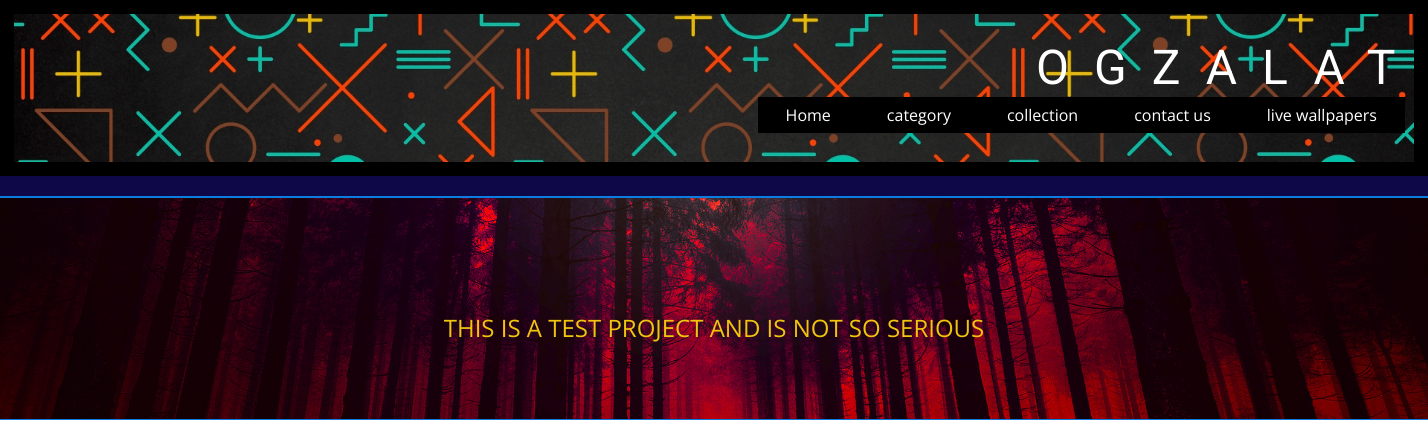
Page /animals/ on the earlier database version.
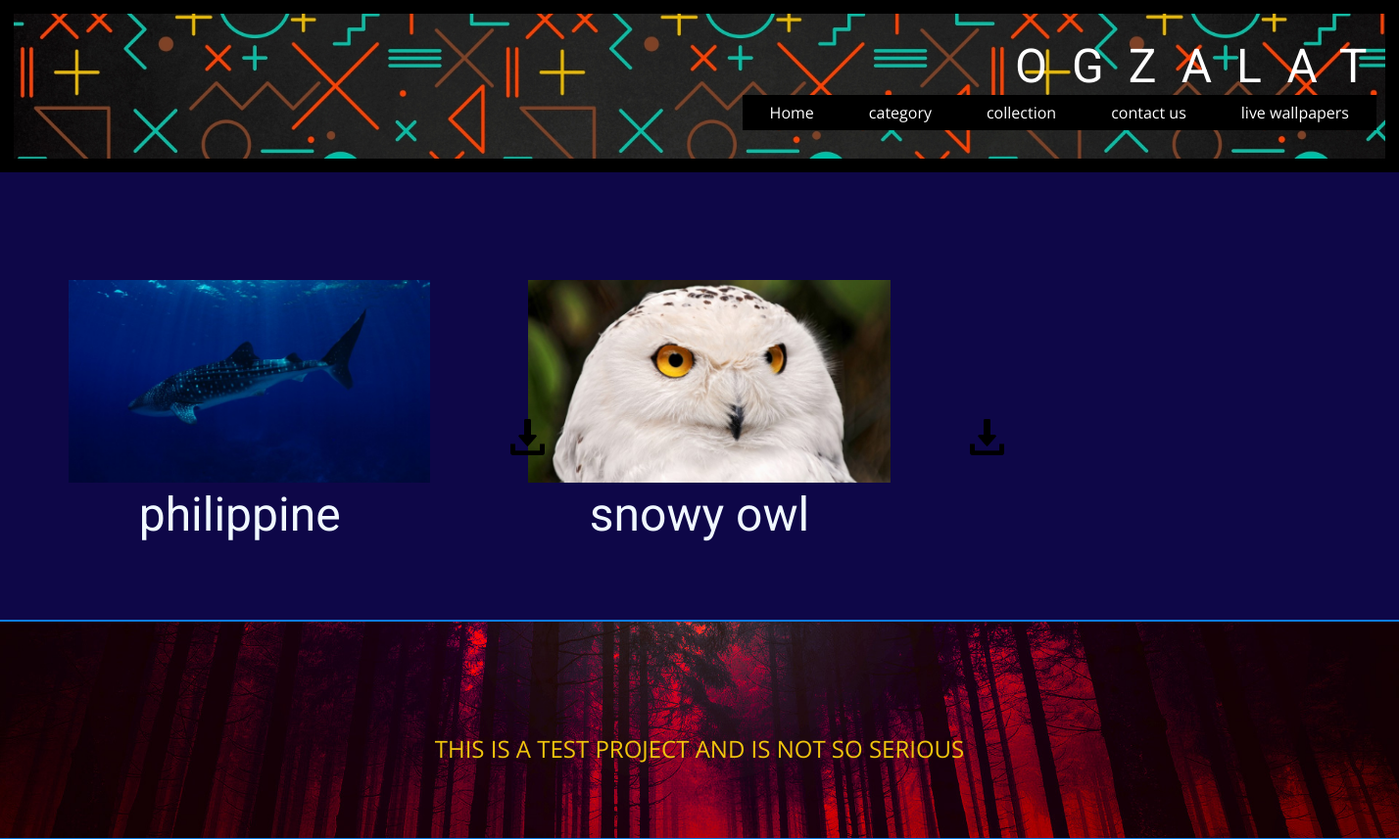
Same page on the later database version.
### wallpaper/models.py (models this page shows)
class Wallpaper(models.Model):
    title = models.CharField(max_length=225)
    image = models.ImageField(upload_to='image/')
    Wallpaper=models.ImageField(upload_to='walls/')
    created_time = models.DateTimeField(auto_now=True)
    CATEGORY = [
        ('GAMES' , 'Games'),
        ('NATURE' , 'Nature'),
        ('ABSTRACT' , 'Abstract'),
        ('CARS' , 'Cars'),
        ('ANIMALS' , 'Animals') ,
        ('ARCHITECTURE' , 'Architecture'),
        ('SPACE' , 'Space'),
        ('RANDOM' , 'Random'),
    ]
    category = models.CharField(max_length=15, choices=CATEGORY , default='Random')
    def __str__(self) :
        return self.title

### wallpaper/views.py (the view)
# urls.py: path('animals/',views.animals,name='animals'),
def animals(request,):
    wall = Wallpaper.objects.all()
    context = {
        "photolist" : wall,
        "photocount" : wall.count()
    }
    return render(request ,'walls/category/animals.html',context)

### templates/walls/category/animals.html (shortened to what this page needs)
<!DOCTYPE html>
{% load static %}
<html style="font-size: 16px;" lang="en"><head>
    <link rel="stylesheet" href="{% static 'nicepage.css' %} " media="screen">
<link rel="stylesheet" href="{% static 'games.css' %} " media="screen">
</head>
  <body class="u-body u-xl-mode" data-lang="en"><header class="u-border-14 u-border-black u-clearfix u-header u-image u-header" id="sec-b83f" data-image-width="1920" data-image-height="1080"><div class="u-clearfix u-sheet u-sheet-1">
        <h3 class="u-text u-text-body-alt-color u-text-1">
          <span style="font-size: 48px;">OGZALAT</span>
        </h3>
        <nav class="u-menu u-menu-dropdown u-offcanvas u-menu-1">
          <div class="u-custom-menu u-nav-container">
            <ul class="u-nav u-unstyled u-nav-1"><li class="u-nav-item"><a class="u-active-black u-black u-button-style u-hover-palette-1-base u-nav-link u-text-active-white u-text-hover-white" href="{% url 'wall:home' %}" style="padding: 10px 28px;">Home</a>
</li><li class="u-nav-item"><a class="u-active-black u-black u-button-style u-hover-palette-1-base u-nav-link u-text-active-white u-text-hover-white" href="Home.html" style="padding: 10px 28px;">category</a><div class="u-nav-popup"><ul class="u-h-spacing-20 u-nav u-unstyled u-v-spacing-10">
</li>
</ul>
</div>
</li><li class="u-nav-item"><a class="u-active-black u-black u-button-style u-hover-palette-1-base u-nav-link u-text-active-white u-text-hover-white" href="{% url 'wall:collection' %}" style="padding: 10px 28px;">collection</a>
</li><li class="u-nav-item"><a class="u-active-black u-black u-button-style u-hover-palette-1-base u-nav-link u-text-active-white u-text-hover-white" href="{% url 'wall:contact' %}" style="padding: 10px 28px;">contact us</a>
</li><li class="u-nav-item"><a class="u-active-black u-black u-button-style u-hover-palette-1-base u-nav-link u-text-active-white u-text-hover-white" style="padding: 10px 28px;">live wallpapers</a>
</li></ul>
          </div>
      </div></header>
<div id="dofr">
    <div class="grid-container">
                {% if photolist %}
                    {% for concert in photolist %}
                      {% if concert.category == 'ANIMALS'%}
                        <div class="grid-item">
                          <img class="image image1"  src="{{ concert.image.url }}" alt="">
                          <img class="image image2" src="{% static 'images/22.png' %}" alt="">
                          <h2 id="lok">{{ concert }}</h2>
                        </div>
                      {%endif%}
                    {%endfor%}
                {% endif %}
        </div>
      </div>
    <footer class="u-align-center u-clearfix u-custom-color-1 u-footer u-footer" id="sec-8606"><img class="u-expanded-width u-image u-image-default u-image-1" src="{% static 'images/wallpapersden.com_red-forest_1920x1080.jpg' %}" alt="" data-image-width="1920" data-image-height="1080"><p class="u-small-text u-text u-text-palette-3-base u-text-variant u-text-1">THIS IS A TEST PROJECT AND IS NOT SO SERIOUS</p></footer>
</body>
</html>

### templates/walls/category/animals.html (style rules this page uses)
.grid-container { background-color: rgb(14, 7, 72); display: grid; grid-template-columns: repeat(3, minmax(0, 1fr)); padding: 10px; row-gap: 50px; }
.grid-item { position: relative; border: 30px; padding: 50px; display: flex; flex-direction: column; text-align: center; }
.image { position: relative; }
#lok { color: aliceblue; left: 200px; text-align: center; }
.image1 { position: relative; z-index: 1; max-width: 130%; height: 80%; left: 10px; top: 50px; }
.image2 { position: relative; top: -15px; left: 460px; z-index: 2; max-width: 10%; height: auto; }

Differences in the rows shown:
added Wallpaper: image (picture), title "philippine"
added Wallpaper: image (picture), title "snowy owl"
